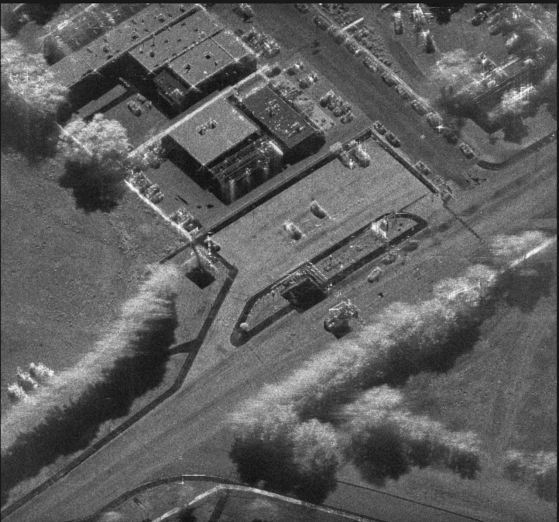
%> input picture SAR Image with targets.jpg, 1117 x 1044 px (shown at 1/2 size)
$ octave main_grupo04.m   (GNU Octave 9; MATLAB toolbox functions it lacks are replaced by stand-ins)
%> lines starting %> are read from the running program, lines starting %| are printed output that depends on the picture
clc;
clear all;
close all;

image = imread("SAR Image with targets.jpg");
%> image is the input picture: size 1044x1117x3 uint8; min 0, max 255, mean 94.7
imshow(image);

image = double(image);
%> image: size 1044x1117x3 double
image_gray = (image(:,:,1).^2+ image(:,:,2).^2 + image(:,:,3).^2).^(0.5);

portion = image(100:150, 1:51, :);
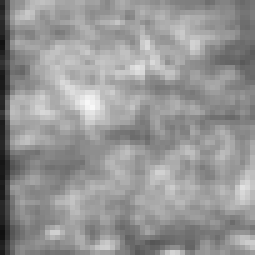
%> portion: size 51x51x3 double (shown 5 times larger); min 16, max 247, mean 150.1
med = mean(portion, "all");
%> med = 150.1
des = std(portion(:));
%> des = 31.92

const = input("Digite o tamanho do filtro: ");
%> the answer given: 3
while(const<1 || mod(const, 2)~=0 || const>300)
%> (the run ends here)
